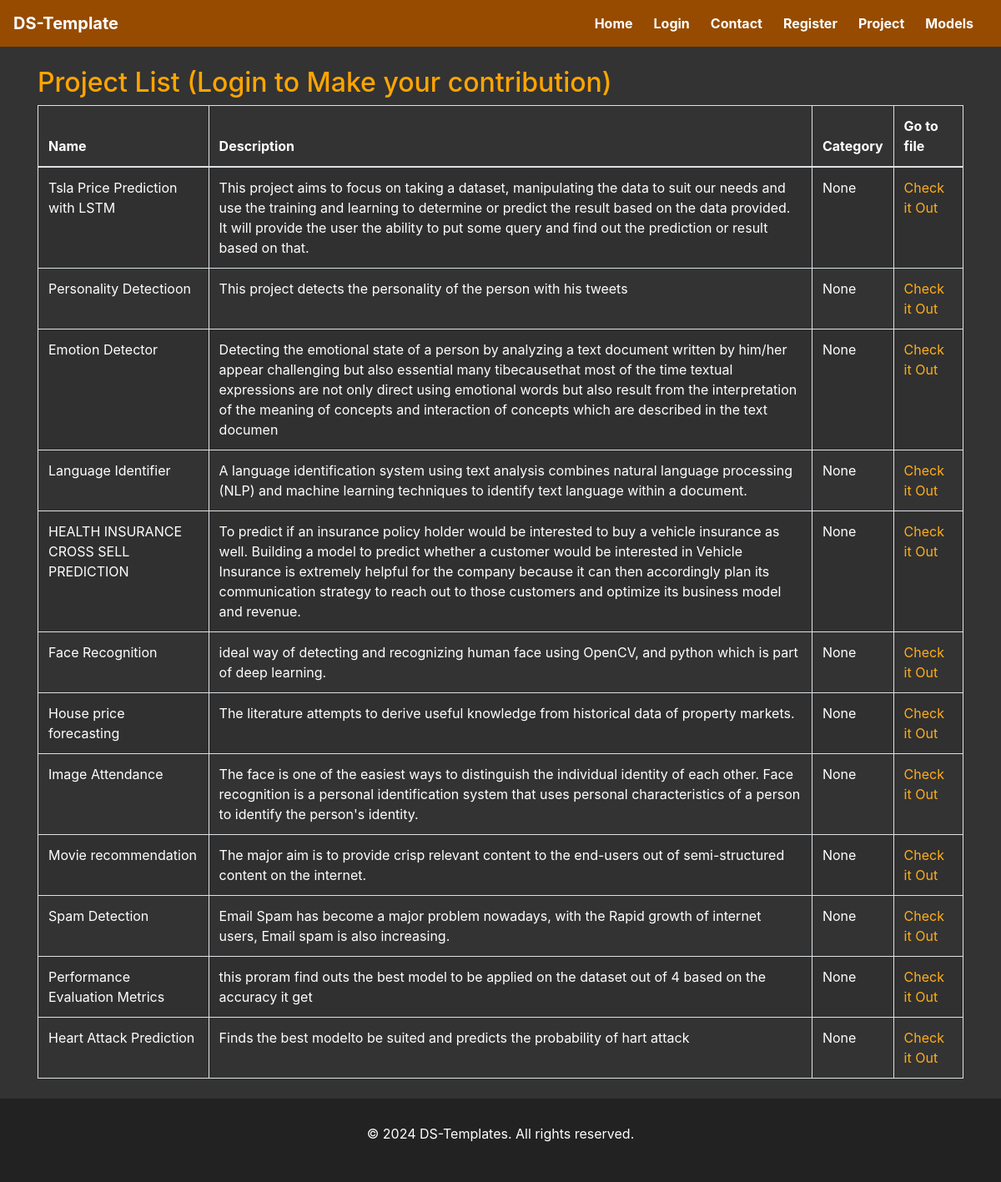
The page /project.html on the database its author committed.
### app.py (models this page shows)
class Project(db.Model):
    id = db.Column(db.Integer, primary_key=True)
    Name = db.Column(db.String(50), nullable=False)
    Discription = db.Column(db.String(120), nullable=False)
    Category = db.Column(db.String(50), nullable=True)
    Go_to_File = db.Column(db.String(100), nullable=False)
    def to_dict(self):
        return {
            'id': self.id,
            'Name': self.Name,
            'Discription': self.Discription,
            'Category': self.Category,
            'Go_to_File': self.Go_to_File,
        }

### app.py (the view)
@app.route('/project.html')
def project():
    products = read_project_file()
    return render_template('project.html', products=products)

### app.py (called while the page is built)
def read_project_file():
    data = Project.query.all()
    if data:
        return [item.to_dict() for item in data]
    else:
        return []

### templates/project.html
{% extends "tamplet.html" %}
{% block cssfiles %}
<link rel="stylesheet" href="../static/css/project.css">
{% endblock %}
{% block pageContent %}
  <div class="container mt-4">
    {% if 'email' in session %}
    <h2>Project List</h2>
    <a style="text-decoration: none; color: white !important;" href="{{ url_for('add_model') }}"><button style="margin-bottom: 10px; max-width: 165px; text-decoration: none;"  type="submit" class="btn btn-primary btn-block">Add Project</button></a>
    {%else%}
    <h2>Project List (Login to Make your contribution)</h2>
    {% endif %}
    <div class="cnx">
      <table class="table table-bordered table-striped">
        <thead>
          <tr>
            <th>Name</th>
            <th>Description</th>
            <th>Category</th>
            <th>Go to file</th>
          </tr>
        </thead>
        <tbody>
          {% for product in products %}
          <tr>
            <td>{{ product.Name }}</td>
            <td>{{ product.Discription }}</td>
            <td>{{ product.Category }}</td>
            <td><a href="{{ product.Go_to_File }}" target="_blank"> Check it Out</a> </td>
          </tr>
          {% endfor %}
        </tbody>
      </table>
    </div>
  </div>
  {% endblock %}

### static/css/mainpage.css (style rules this page uses)
body { background-color: #333; color: #fff; }
.container a { color:#fff0 !important; }

### static/css/project.css (style rules this page uses)
body { background-color: #333; color: #fff; }
table { color: white !important; }
h2 { color: #FFA500 !important; }
td a { color: #ffae1a; }
table.table.table-bordered.table-striped a { color: #ffae1a !important; }

### rows shown on the page
Project: Name "Tsla Price Prediction with LSTM", Discription "This project aims to focus on taking a dataset, manipulating the data to suit our needs and use the training and learning to determine or predict the result based on the data provided. It will provide the user the ability to put some query and find out the prediction or result based on that.", Category "None"
Project: Name "Personality Detectioon", Discription "This project detects the personality of the person with his tweets", Category "None"
Project: Name "Emotion Detector", Discription "Detecting the emotional state of a person by analyzing a text document written by him/her appear challenging but also essential many tibecausethat most of the time textual expressions are not only direct using emotional words but also result from the interpretation of the meaning of concepts and interaction of concepts which are described in the text documen", Category "None"
Project: Name "Language Identifier", Discription "A language identification system using text analysis combines natural language processing (NLP) and machine learning techniques to identify text language within a document.", Category "None"
Project: Name "HEALTH INSURANCE CROSS SELL PREDICTION", Discription "To predict if an insurance policy holder would be interested to buy a vehicle insurance as well. Building a model to predict whether a customer would be interested in Vehicle Insurance is extremely helpful for the company because it can then accordingly plan its communication strategy to reach out to those customers and optimize its business model and revenue.", Category "None"
Project: Name "Face Recognition", Discription "ideal way of detecting and recognizing human face using OpenCV, and python which is part of deep learning.", Category "None"
Project: Name "House price forecasting", Discription "The literature attempts to derive useful knowledge from historical data of property markets.", Category "None"
Project: Name "Image Attendance", Discription "The face is one of the easiest ways to distinguish the individual identity of each other. Face recognition is a personal identification system that uses personal characteristics of a person to identify the person's identity.", Category "None"
Project: Name "Movie recommendation", Discription "The major aim is to provide crisp relevant content to the end-users out of semi-structured content on the internet.", Category "None"
Project: Name "Spam Detection", Discription "Email Spam has become a major problem nowadays, with the Rapid growth of internet users, Email spam is also increasing.", Category "None"
Project: Name "Performance Evaluation Metrics", Discription "this proram find outs the best model to be applied on the dataset out of 4 based on the accuracy it get", Category "None"
Project: Name "Heart Attack Prediction", Discription "Finds the best modelto be suited and predicts the probability of hart attack", Category "None"
